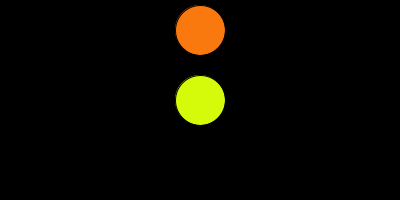
Frame 1 (no input)
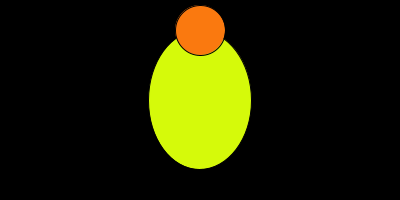
Frame 60 (the mouse pressed at the canvas centre just before this capture)
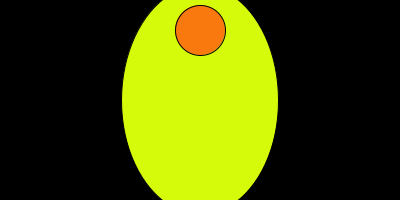
Frame 120 (the mouse held since frame 60 and released just before this capture)

The Processing sketch that drew these frames (run headless with seeded random() and noise(); from frame 60 on, the mouse is pressed at the canvas centre):

// Processing sketch: sketch_240308c
// ── sketch_240308c.pde
float banana = 50;
float banana2 = 50;

void setup(){
  size(400, 200);
}

void draw() {
  background(0);
  
  fill(213, 250, 10);
  ellipse(200, 100, banana, banana2);
  
  fill(250, 121, 15);
  ellipse(200, 30, 50, 50);
  
  banana = banana + .9;
  banana2 = banana2 + 1.5;
}
  
